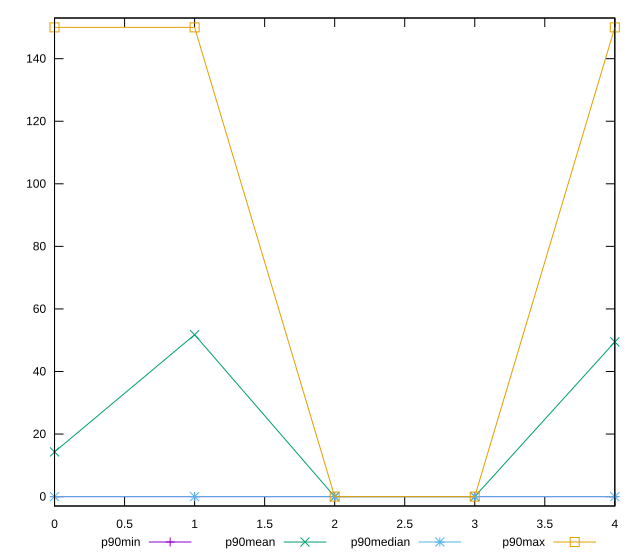

Reproduce this figure in gnuplot.
reset

$p90Min <<EOF
0 0
1 0
2 0
3 0
4 0
EOF

$p90Mean <<EOF
0 14.285714285714286
1 51.75824175824176
2 0
3 0
4 49.45054945054945
EOF

$p90Median <<EOF
0 0
1 0
2 0
3 0
4 0
EOF

$p90Max <<EOF
0 150
1 150
2 0
3 0
4 150
EOF

set key outside below
set xrange [0:4]
set yrange [-3:153]
set trange [-3:153]
set terminal svg size 640, 560 enhanced background rgb 'white'
set output "report_00009_2021-02-08T22-37-41.559Z/unminified-javascript/progression/value.svg"

plot $p90Min title "p90min" with linespoints, \
     $p90Mean title "p90mean" with linespoints, \
     $p90Median title "p90median" with linespoints, \
     $p90Max title "p90max" with linespoints

reset
